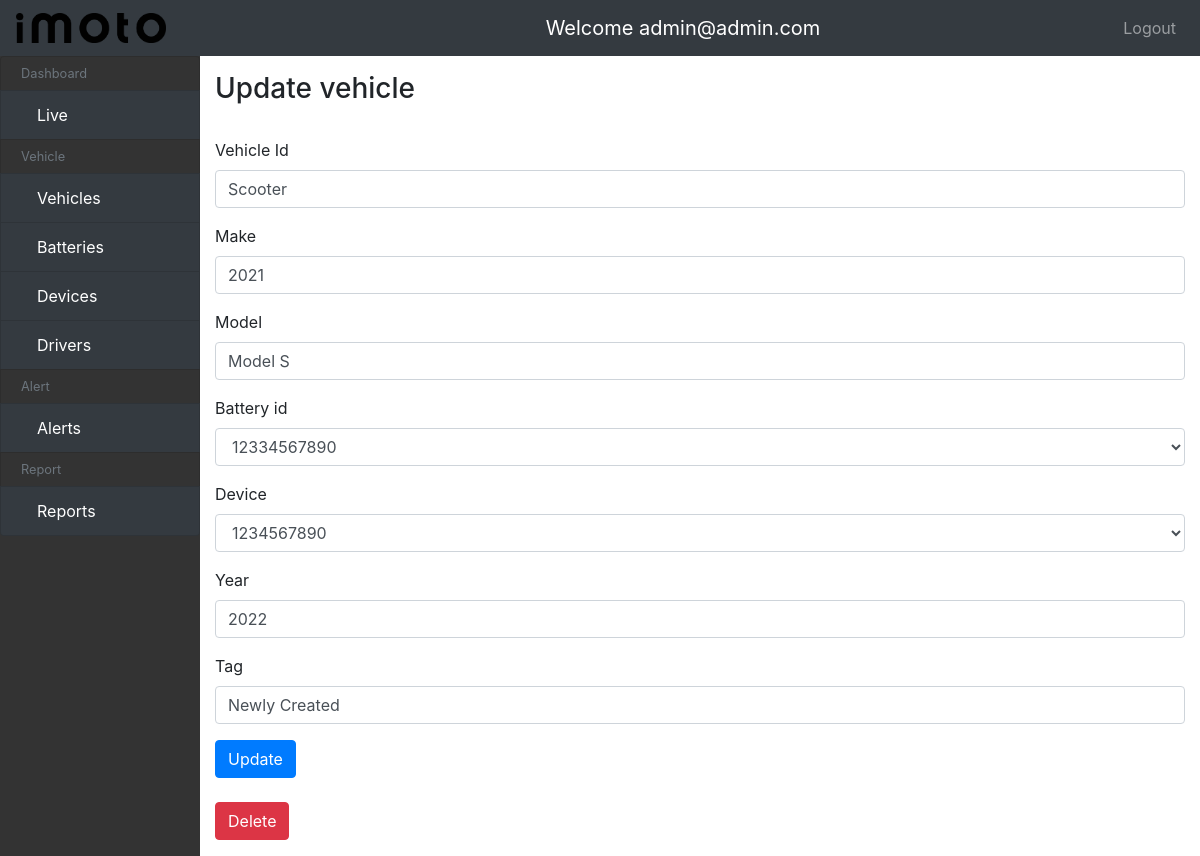
Page /vehicles/6/update/ (signed in) on the committed database.
### Profile/models.py (models this page shows, shortened)
class User(AbstractBaseUser):
    email = models.EmailField(
        verbose_name='email address',
        max_length=255,
        unique=True,
    )
    name = models.CharField(
        verbose_name="name",
        max_length=255
    )
    phone = models.CharField(
        verbose_name="phone number",
        max_length=10
    )
    organization = models.CharField(
        verbose_name="organization name",
        max_length=255
    )
    role = models.CharField(
        verbose_name="role name",
        max_length=100
    )
    is_active = models.BooleanField(default=True)
    staff = models.BooleanField(default=False) # a admin user; non super-user
    admin = models.BooleanField(default=False) # a superuser
    USERNAME_FIELD = 'email'
    REQUIRED_FIELDS = [] # Email & Password are required by default.
    objects = UserManager()

### Vehicle/models.py (models this page shows, shortened)
class Vehicle(models.Model):
    vehicle_id = models.CharField(
        verbose_name="Vehicle Id",
        max_length=50
    )
    device = models.ForeignKey(
        Device,
        verbose_name="device",
        on_delete=models.CASCADE
    )
    battery_id = models.ForeignKey(
        Battery,
        on_delete=models.CASCADE,
        verbose_name="battery id",
        max_length=255
    )
    make = models.CharField(
        verbose_name="make",
        max_length=50
    )
    model = models.CharField(
        verbose_name="model",
        max_length=50
    )
    year = models.CharField(
        verbose_name="year",
        max_length=4
    )
    tag = models.CharField(
        verbose_name="tag",
        max_length=255,
        blank=True,
        null=True
    )
    created_at = models.DateTimeField(
        auto_now=True,
        verbose_name="created at"
        )

### Vehicle/views.py (the view)
# urls.py: path('<pk>/update/', VehicleUpdateView.as_view(), name='vehicle-update'),
class VehicleUpdateView(LoginRequiredMixin, UpdateView):
    queryset = Vehicle.objects.all()
    template_name = "vehicles/update_vehicle.html"
    form_class = VehicleUpdateForm
    context_object_name = "vehicle"

### Vehicle/forms.py
class VehicleUpdateForm(ModelForm):
    class Meta:
        model = Vehicle
        fields = ("vehicle_id", "make", "model",
                  "battery_id", "device", "year", "tag")

### Vehicle/models.py (called while the page is built)
    def __str__(self):
        return self.imei_number

    def __str__(self):
        return self.battery_number

### templates/vehicles/update_vehicle.html (shortened to what this page needs)
{% extends "main.html" %}
{% load static %}
{% load bootstrap4 %}
{% block content %}
  <h3>Update vehicle</h3>
  <br>
  <form  action="{% url 'vehicle-update' vehicle.pk %}" method="post">
    {% bootstrap_form form %}
      <button type="submit" class="btn btn-primary">Update</button>
  </form>
<br>
  <a href="{% url 'vehicle-delete' vehicle.id %}"><button class="btn btn-danger">Delete</button></a>
{% endblock %}

### templates/topnav.html (shortened to what this page needs)
{% load static %}
<nav class="navbar navbar-expand-md navbar-dark bg-dark fixed-top">
    <a class="navbar-brand" href="#">
        <img src="{% static 'img/imoto_logo.png' %}" width="150" height="30" class="d-inline-block align-top" alt="">
    </a>
    <div class="mx-auto order-0">
        <a class="navbar-brand mx-auto" href="#">Welcome {{user.email}}</a>
    </div>
    <div class="navbar-collapse collapse w-100 order-3 dual-collapse2">
        <ul class="navbar-nav ml-auto">
            <li class="nav-item">
                <a class="nav-link" href="{% url 'logout' %}">Logout</a>
            </li>
        </ul>
    </div>
</nav>

### static/css/custom.css (style rules this page uses)
body { padding-top: 56px; }
* { box-sizing: border-box; }

### rows in the picture
User: email "admin@admin.com"
Vehicle: vehicle_id "Scooter", make "2021", model "Model S", battery_id "12334567890", device "1234567890", year "2022", tag "Newly Created"
